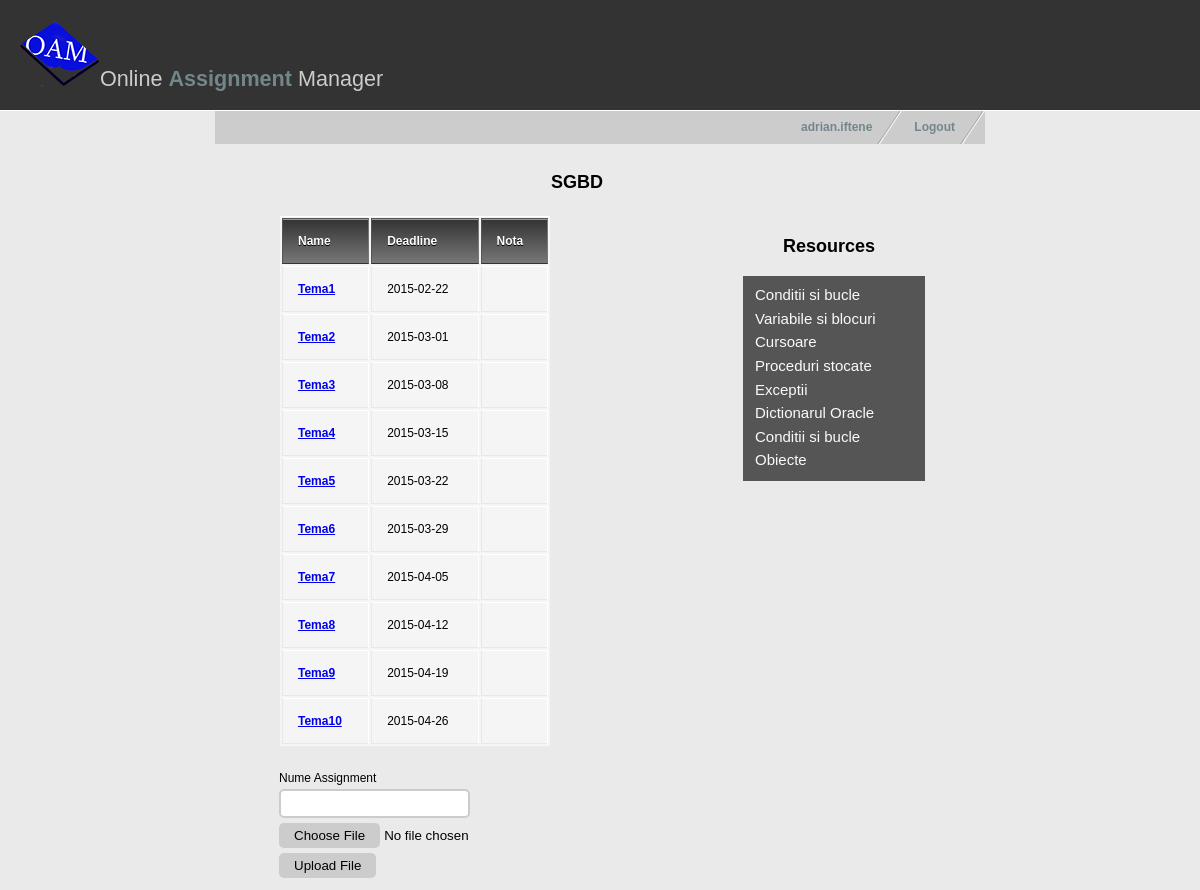
The app's page /studentcourse.php?name=SGBD (signed in) with its own data.
### tables this page shows
CREATE TABLE Resource(
  IdResursa INT(10) PRIMARY KEY,
  Nume VARCHAR(50) NOT NULL,
  IdMaterie INT(10) NOT NULL,
  Path VARCHAR(255),
  FOREIGN KEY(IdMaterie) REFERENCES Materie(IdMaterie)
  );

### studentcourse.php (the view, shortened to what this page needs)
<!DOCTYPE html>
<?php
  $username = $_SESSION['username'];
  $numemat=$_GET["name"];
?>
<html xmlns="http://www.w3.org/1999/xhtml" xml:lang="en" lang="en">
<head>
<link href="style.css" rel="stylesheet" type="text/css" />
</head>
<body>
<div id="header">
  <h1><img src="images/oamlogo3.png" alt="" />Online <span style="font-weight:bold; color:#73868C;">Assignment</span> Manager</h1>
</div>
<div id="container">
    <ul id="nav">
      <li><a href="index.html">Logout</a></li>
      <li><a href="studentindex.php"><?php echo $username ?></a></li>
    </ul>
    <div id="studcoursetitle">
      <h3 id="res2"><?php echo $numemat?></h3>
    </div>
  <div id="contentleft">
    <table>
      <thead>
        <tr>
          <th>Name</th>
          <th>Deadline</th>
          <th>Nota</th>
        </tr>
      </thead>
      <tbody>
	  <?php
		$result = mysql_query("SELECT A.t as titlu, A.p as path, A.d as due, B.n as nota, A.type as tip FROM (select assignment.IdAssignment as id,
    assignment.titlu as t,assignment.path as p,assignment.duedate as d, assignment.tip as type
from assignment JOIN materie ON materie.IdMaterie=assignment.IdMaterie
where materie.nume='$numemat') AS A
LEFT JOIN
 (select assignment.IdAssignment as id, nota.Nota as n from assignment
JOIN materie ON materie.IdMaterie=assignment.IdMaterie
JOIN submission ON submission.IdAssignment = assignment.IdAssignment
Join nota on submission.IdSubmission = nota.IdSubmission
join student on submission.IdStudent = student.IdStudent
join account on student.IdAccount = account.IdAccount
where materie.nume='$numemat'
and account.Username = '$username') AS B
ON A.id = B.id
ORDER BY due;");
		while($line = mysql_fetch_array($result, MYSQL_ASSOC)) {
		    if($line["tip"]=='Tema'){
				echo '<tr>
				  <td><a href="',$line["path"],'"><strong>',$line["titlu"],'</strong></a></td>
				  <td>',$line["due"],'</td>
				  <td>',$line["nota"],'</td>
				</tr>';
			}
       }
         ?>
      </tbody>
    </table>
	<form action="uploadstud.php" method="post" enctype='multipart/form-data' class="formular"><br>
		Nume Assignment<input type="text" name="numetema"><br>
		<input type="file" name="uploadFile" class="file-upload">
		<input type="submit"  name="submit" value="Upload File" class="submit-upload">
	</form>
  </div>
  <div id="contentright">
    <h3 id="res">Resources</h3>
    <ul id="resources">
	<?php
		$result = mysql_query("select resource.nume as n,resource.path as p
			from resource JOIN materie ON materie.IdMaterie=resource.IdMaterie
			where materie.nume='$numemat';");
		while($line = mysql_fetch_array($result, MYSQL_ASSOC)) {
	?>
		<li><a href="<?php print $line["p"]?>"><?php print $line["n"]?></a></li>
    <?php }?>
    </ul>
  </div>
</div>

### style.css (style rules this page uses)
body { margin: 0; padding: 0; font: 75% tahoma, Verdana, Arial, sans-serif; line-height: 1.8em; background: #eaeaea url(images/bg.jpg) top left repeat-x; }
#header { background: #333; padding: 20px; border-bottom: 1px solid #fff; }
#header h1 { padding: 0; margin: 0; font-family: Georgia, sans-serif; font-weight: normal; font-size: 180%; color: #ccc; }
#container { width: 770px; margin: 0 auto; padding: 0; }
#nav { float: right; width: 100%; margin: 0; padding: 0px; list-style: none; background: #ccc; }
#nav li { float: right; margin: 0; padding: 0; }
#nav a { float:left; display: block; padding: 0.5em 2.5em 0.5em 1em; text-decoration: none; font-weight: bold; font-size: 100%; color: #73868c; background: #ccc url(images/nav_slant.gif) no-repeat top right; }
#studcoursetitle { float: left; margin-top: 10px; width: 700px; height: 40px; padding: 0 1em 1em 1em; }
#contentleft { float: left; margin-top: 10px; width: 450px; padding: 0 1em 1em 1em; }
#contentright { margin-top: 0px; float: right; width: 230px; padding: 1em 1em 1em 2em; }
table { background: #f5f5f5; border-collapse: separate; box-shadow: inset 0 1px 0 #fff; font-size: 12px; line-height: 24px; margin-left: 53px; text-align: left; width: 270px; }
th { background: linear-gradient(#333, #777); border-left: 1px solid #555; border-right: 1px solid #777; border-top: 1px solid #555; border-bottom: 1px solid #333; box-shadow: inset 0 1px 0 #999; color: #fff; font-weight: bold; padding: 10px 15px; position: relative; text-shadow: 0 1px 0 #000; }
td { border-right: 1px solid #fff; border-left: 1px solid #e8e8e8; border-top: 1px solid #fff; border-bottom: 1px solid #e8e8e8; padding: 10px 15px; position: relative; }
h1 { font-family: Georgia, serif; font-size: 180%; padding: 30px 0 10px 0; color: #73868c; }
#res { font-family: helvetica, Verdana, Arial; font-size: 18px; padding-left: 40px; }
#res2 { font-family: helvetica, Verdana, Arial; font-size: 18px; text-align: center; }
#resources { width: 170px; list-style: none; margin: 0; padding: 0; background: #303030; opacity: 0.8; padding: 0.7em 0em 0.7em 1em; }
#resources a { text-decoration: none; color: #FFF; font-size: 15px; }
form input[type=text] { padding:5px; border:2px solid #ccc; -webkit-border-radius: 5px; border-radius: 5px; }
.submit-upload { margin-top: 5px; padding:5px 15px; background:#ccc; border:0 none; cursor:pointer; -webkit-border-radius: 5px; border-radius: 5px; }
.formular { width: 250px; margin-left: 52px; }

### records on screen
resource: Nume "Conditii si bucle"
resource: Nume "Variabile si blocuri"
resource: Nume "Cursoare"
resource: Nume "Proceduri stocate"
resource: Nume "Exceptii"
resource: Nume "Dictionarul Oracle"
resource: Nume "Conditii si bucle"
resource: Nume "Obiecte"

### other values on screen
$username "adrian.iftene"
$numemat "SGBD"
$line["titlu"] "Tema1"
$line["due"] "2015-02-22"
$line["titlu"] "Tema2"
$line["due"] "2015-03-01"
$line["titlu"] "Tema3"
$line["due"] "2015-03-08"
$line["titlu"] "Tema4"
$line["due"] "2015-03-15"
$line["titlu"] "Tema5"
$line["due"] "2015-03-22"
$line["titlu"] "Tema6"
$line["due"] "2015-03-29"
$line["titlu"] "Tema7"
